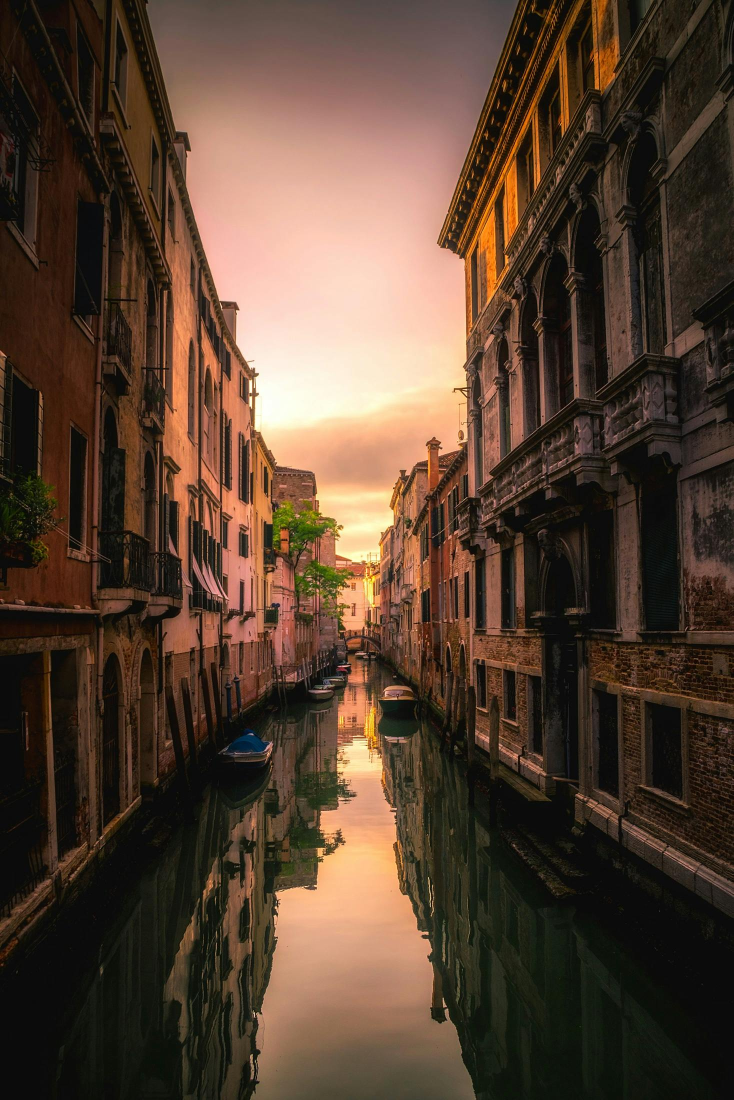
#> input picture Images Used/buildings.jpg, 1467 x 2200 px, given in place of img3.jpg, which was not available (shown at 1/2 size)
$ python laplacian_kernel_filtering.py
#> lines starting #> are read from the running program, lines starting #| are printed output that depends on the picture; pictures that were not available may be replaced by others from this repository, and a replacement may not be noted
### Kernals/gaussian_kernel_filtering.py
import numpy as np
import cv2 as cv


def generate_gaussian_kernel(sigma: int | float, filter_shape: list | tuple | None):
    # Create a gaussian kernel
    m, n = filter_shape
    gaussian_kernel = np.zeros(shape=(m, n), dtype=np.float32)
    # Calculate the mid-point of the kernel
    m_half = m//2

    # From formula, calculate this constant value once and for all.
    normal = 1 / (2.0 * np.pi * sigma ** 2.0)
    for y in range(-m_half, m_half+1):
        for x in range(-m_half, m_half+1):
            # Calculate the exponential term.
            exp_term = np.exp(-(x**2.0 + y**2.0) / (2.0 * sigma ** 2.0))
            gaussian_value = round((normal * exp_term), 2)
            # Fill the array with the gaussian value
            gaussian_kernel[y+m_half, x+m_half] = gaussian_value
    print('Gaussian filter generated')
    gaussian_kernel /= np.sum(gaussian_kernel)
    return gaussian_kernel


def apply_gaussian(kernel:np.ndarray, img:np.ndarray):
    # Dimensions of input image and kernel
    img_height, img_width = img.shape
    kernel_height, kernel_width = kernel.shape

    # Dimension of output image
    output_height = img_height - kernel_height + 1
    output_width = img_width - kernel_width + 1

    # Initialize the output image
    output = np.zeros((output_height, output_width))

    # Apply the convolution
    for y in range(output_height):
        for x in range(output_width):
            output[y, x] = np.sum(img[y:y + kernel_height, x:x + kernel_width] * kernel)
    print('Convolution done')

    # Normalize the output image to [0, 255]
    output_normalized = ((output - output.min())*(255 / (output.max() - output.min()))).astype(np.uint8)
    cv.imshow('Gaussian Filter', output_normalized)
    cv.waitKey(0)
    cv.destroyAllWindows()


def main():
    img = cv.imread('img3.jpg', cv.IMREAD_GRAYSCALE)
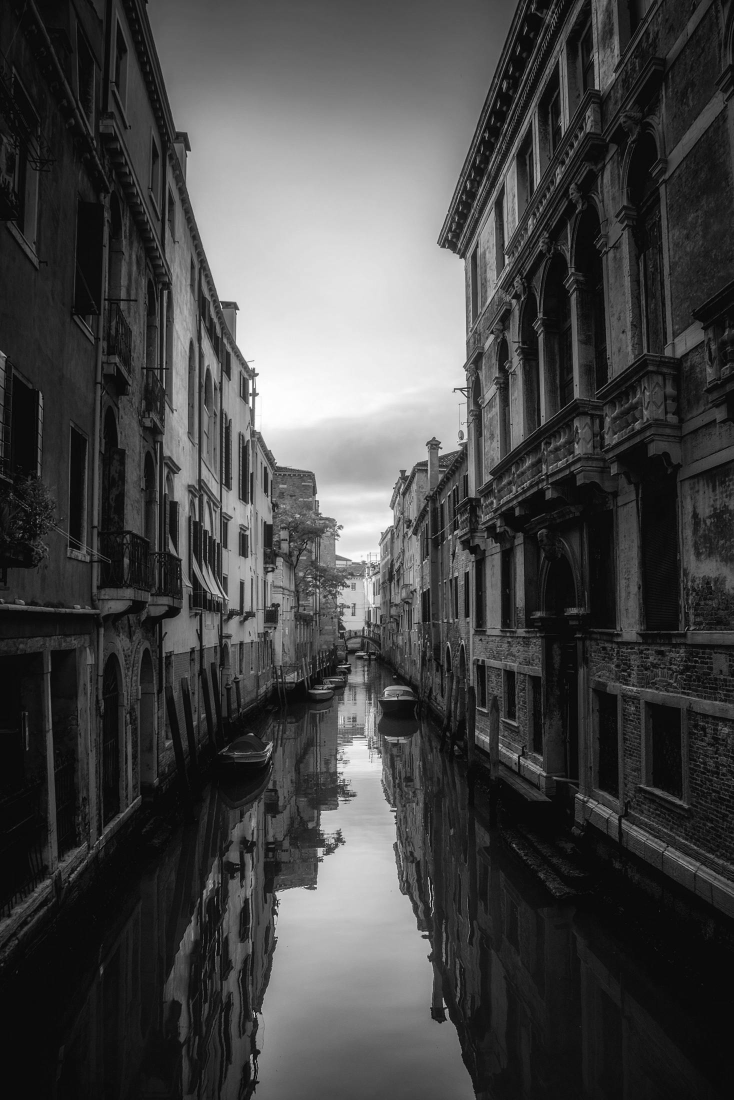
#> img: shape (2200, 1467) (shown at 1/2 size); min 0, max 255, mean 69.8
    width = 1366
    height = 768
    dim = (width, height)
    gray_resized = cv.resize(img, dim, interpolation=cv.INTER_AREA)
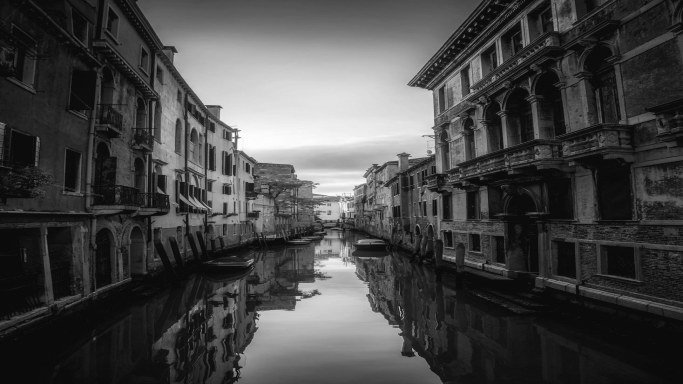
#> gray_resized: shape (768, 1366) (shown at 1/2 size); min 3, max 255, mean 69.8
    sig = float(input('Enter the value of sigma: '))
#> the answer given: 3
    shape = int(input('Enter filter shape. It must be odd.'))
#> the answer given: 3
    if (shape % 2) == 0:
        raise ValueError('Filter shape must be odd')
    filter_s = (shape, shape)

    kernel = generate_gaussian_kernel(sig, filter_s)
    apply_gaussian(kernel, gray_resized)


main()

### Kernals/laplacian_kernel_filtering.py
import cv2 as cv
import numpy as np

import gaussian_kernel_filtering


def apply_laplacian(img: np.ndarray, kernel: np.ndarray):
    # Dimensions of input image and kernel
    img_height, img_width = img.shape
    kernel_height, kernel_width = kernel.shape

    # Dimension of output image
    output_height = img_height - kernel_height + 1
    output_width = img_width - kernel_width + 1
    output = np.zeros(shape=(output_height, output_width), dtype=np.float32)

    for i in range(output_height):
        for j in range(output_width):
            output[i, j] = np.sum(img[i: i+kernel_height, j: j+kernel_width] * kernel)

    # Normalize the output image to [0, 255]
    output_normalized = ((output - output.min()) * (255 / (output.max() - output.min()))).astype(np.uint8)

    cv.imshow('Laplacian Filter', output_normalized)
    cv.waitKey(0)
    cv.destroyAllWindows()
def create_laplacian_filter(size: int):
    # Forward difference use for calculating double derivatives.
    first_derivative1 = [1, -1]
    first_derivative2 = [1, -1]
    length = len(first_derivative1)

    # Appending zeros at the end of the lists.
    while length < size:
        first_derivative1.append(0)
        first_derivative2.append(0)
        length += 1

    # Add padding.
    pad_length = length//2
    pad = 0
    while pad < pad_length:
        first_derivative2.append(0)
        first_derivative2.insert(0, 0)
        pad += 1

    # Converting to numpy array so the convolution is easy.
    first_derivative1_np = np.array(first_derivative1)
    first_derivative2_np = np.array(first_derivative2)

    # Performing convolution, which will result in double derivative along horizontal direction.
    output = [0] * size
    output_np = np.array(output)
    for i in range(3):
        output_np[i] = np.sum(first_derivative2_np[i: i+size] * first_derivative1_np)

    # Now add padding to this double derivative.
    horizontal = []
    row = []
    middle = size // 2
    for i in range(size):
        for j in range(size):
            if i == middle:
                row.append(output_np[j])
            else:
                row.append(0)
        horizontal.append(row)
        row = []

    # Taking transpose of horizontal would lead to vertical double derivative matrix.
    vertical = [[row[i] for row in horizontal] for i in range(len(horizontal))]
    # Now simply adding horizontal and vertical double derivatives to make the laplacian filter.
    result = [[horizontal[i][j] + vertical[i][j] for j in range(len(horizontal[0]))] for i in range(len(horizontal))]

    # Normalizing the result.
    for i in range(len(result)):
        for j in range(len(result[0])):
            result[i][j] = -1 * result[i][j]

    output_np = np.array(result)
    return output_np


def main():
    # 1. Read the image and convert it into gray-scale
    img = cv.imread('scotter.jpg', cv.IMREAD_GRAYSCALE)
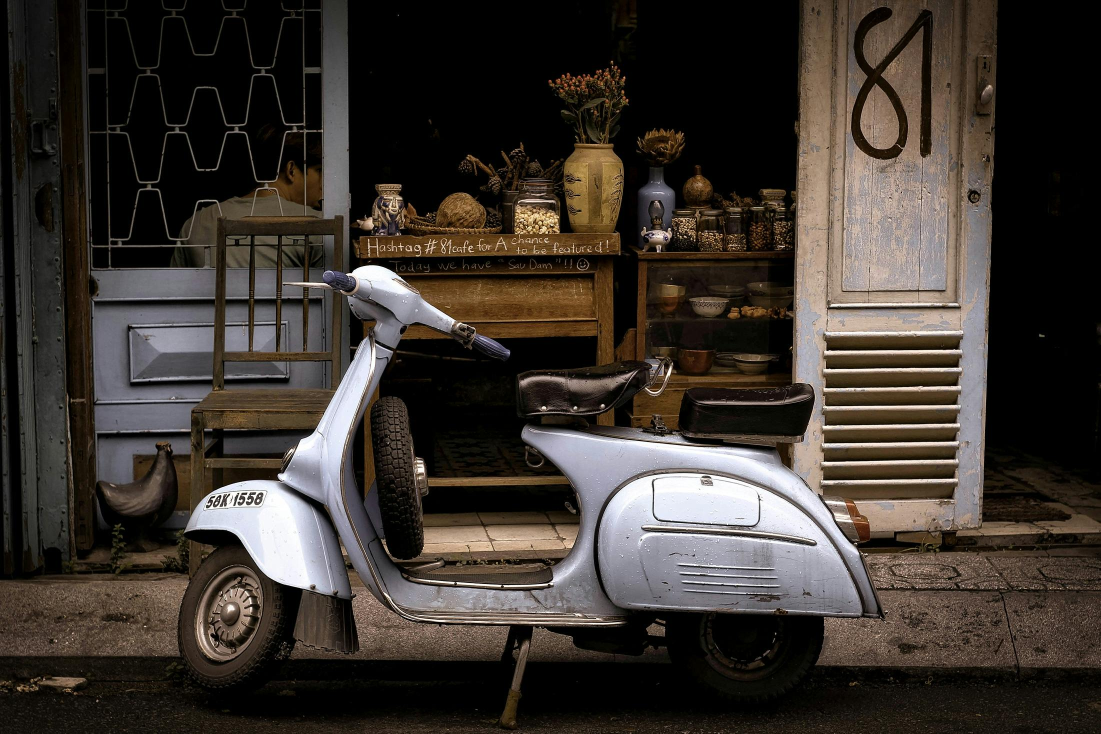
#> input picture Images Used/scotter.jpg, 2201 x 1467 px, found by its file name (shown at 1/2 size)
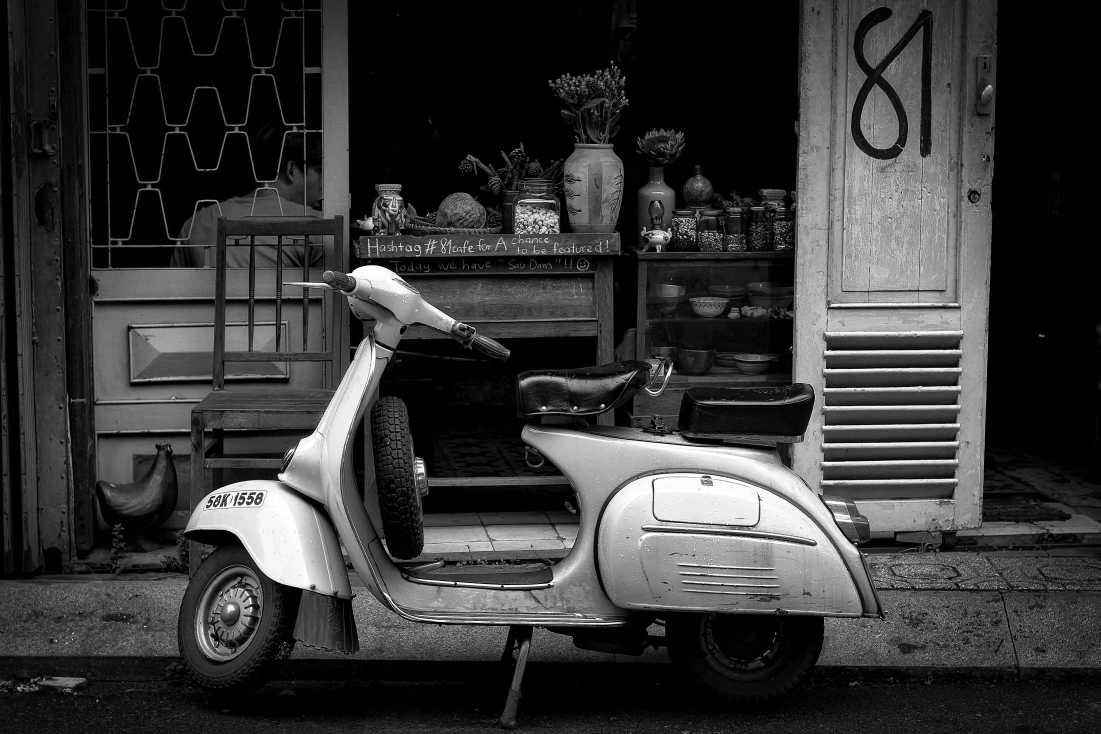
#> img: shape (1467, 2201) (shown at 1/2 size); min 0, max 255, mean 54.6
    width = 1366
    height = 768
    dim = (width, height)
    gray_resized = cv.resize(img, dim, interpolation=cv.INTER_AREA)
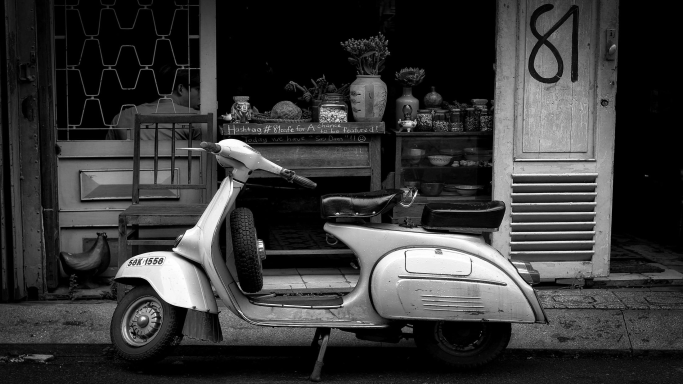
#> gray_resized: shape (768, 1366) (shown at 1/2 size); min 0, max 255, mean 54.6

    # 2. Remove noise using Gaussian blur
    sig = float(input('Enter the value of sigma: '))
#> the answer given: 3
    shape = int(input('Enter filter shape. It must be odd.'))
#> the answer given: 3
    if (shape % 2) == 0:
        raise ValueError('Filter shape must be odd')
    filter_s = (shape, shape)
    gaussian_kernel = gaussian_kernel_filtering.generate_gaussian_kernel(sig, filter_s)
    new_img = gaussian_kernel_filtering.apply_gaussian(gaussian_kernel, gray_resized)
#> after the loop in apply_gaussian (call 2), `for y in range(output_height):`:
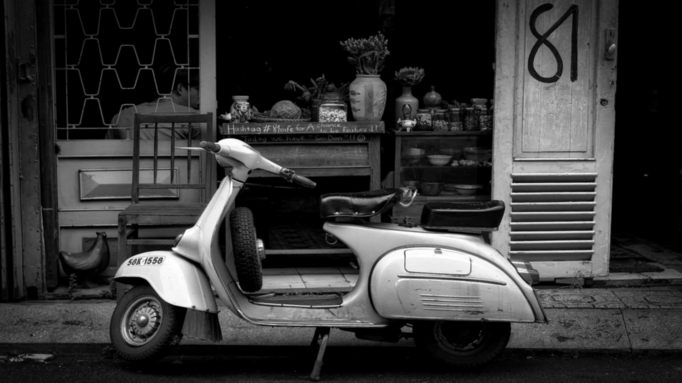
#> output: shape (766, 1364) float64 (shown at 1/2 size); min 0, max 254.7, mean 54.7
    print('Now going for laplacian')
    laplacian_kernel = create_laplacian_filter(3)
    apply_laplacian(new_img, laplacian_kernel)


#> (the run stopped early here; a loop or call above may not have finished)
